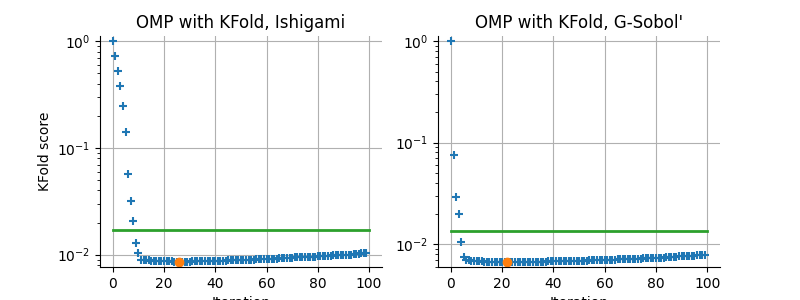

Write Python code to recreate this figure.
"""
Check the OrthogonalMatchingPursuitPCE class with several outputs.

This script is based on a function which has two outputs :
- marginal 1: Ishigami,
- marginal 2: G-Sobol'.
"""

# %%
import openturns as ot
import openturns.viewer as otv
import OrthogonalMatchingPursuitPCE as omppce
import numpy as np
import otbenchmark as otb


# %%
# Implement a function with input dimension 3 
# and output dimension 2.
# The first marginal is Ishigami and the second is G-Sobol'.
class MultiOutputFunction(ot.OpenTURNSPythonFunction):
    def __init__(self):
        input_dimension = 3
        super().__init__(input_dimension, 2)
        ishigami_problem = otb.IshigamiSensitivity()
        self.ishigami_model = ishigami_problem.getFunction()
        gsobol_problem = otb.GSobolSensitivity()
        self.gsobol_model = gsobol_problem.getFunction()
        self.distribution = ot.JointDistribution(
            [ot.Uniform(0.0, 1.0)] * input_dimension
        )
        self.ishigami_distribution = ishigami_problem.getInputDistribution()
        self.gsobol_distribution = gsobol_problem.getInputDistribution()
        self.ishigami_transformation = ot.DistributionTransformation(
            self.distribution,
            self.ishigami_distribution,
        )
        self.gsobol_transformation = ot.DistributionTransformation(
            self.distribution,
            self.gsobol_distribution,
        )

    def getInputDistribution(self):
        return self.distribution

    def _exec(self, X):
        # Evaluate Ishigami
        scaledX = self.ishigami_transformation(X)
        Y1 = self.ishigami_model(scaledX)[0]
        # Evaluate G-Sobol'
        scaledX = self.gsobol_transformation(X)
        Y2 = self.gsobol_model(scaledX)[0]
        return [Y1, Y2]


# %%
# Create the function
multioutput_function = MultiOutputFunction()
distribution = multioutput_function.getInputDistribution()
model = ot.Function(multioutput_function)
x = distribution.getRealization()
y = model(x)
print(y)

# %%
# Create a (X, Y) sample
sample_size = 1000
experiment = ot.MonteCarloExperiment(distribution, sample_size)
input_sample, wX = experiment.generateWithWeights()
output_sample = model(input_sample)
print("Entrées (X) :\n", input_sample[:5])
print("Sorties calculées (Y) :\n", output_sample[:5])

# %%
# Visualize (X, Y)
graph = ot.VisualTest.DrawPairsXY(input_sample, output_sample)
graph.setTitle("Multi-output function: Ishigami, G-Sobol'")
view = otv.View(graph, figure_kw={"figsize": (6.0, 4.0)})
otv.View.ShowAll()

# %%
# Create basis
input_dimension = distribution.getDimension()
basis = ot.OrthogonalProductPolynomialFactory(
    [distribution.getMarginal(i) for i in range(input_dimension)]
)


# %%
# Compute PCE
maximumBasisSize = 100
algo = omppce.OrthogonalMatchingPursuitPCE(
    input_sample,
    output_sample,
    distribution,
    basis,
    maximumBasisSize,
    wX=wX,
    verbose=False,
    leastSquaresMethodName="Cholesky",
    minAbsCorrelation=0.0,  # Arbitrary early stopping
)
algo.run()

# %%
# Display outputs
print("Active Indices:", algo.getActiveIndices())
selection_history = algo.getSelectionHistory()
print("Selection History:", selection_history)
fitting_score_history = algo.getFittingScoreHistory()
print("Fitting Score History:", fitting_score_history)
result = algo.getResult()
result


# %%
# Validation
input_test = distribution.getSample(1000)
output_test = model(input_test)
meta_model = result.getMetaModel()
validation = ot.MetaModelValidation(output_test, meta_model(input_test))
output_dimension = model.getOutputDimension()
r2Score = validation.computeR2Score()
for i in range(output_dimension):
    print(f"Q2[{i}] = {r2Score[i]:.6f}")

# %%
error_factor = ot.ResourceMap.GetAsScalar("SparseMethod-MaximumErrorFactor")


# %%
# Plot the KFold score as a function of the iterations for each output
output_names = ["Ishigami", "G-Sobol'"]
fitting = algo.getFittingAlgorithm()
grid = ot.GridLayout(1, 2)
for i in range(output_dimension):
    marginal_fitting_score = fitting_score_history.getMarginal(i).asPoint()
    min_index = np.argmin(marginal_fitting_score)
    fitting_score_min = min(marginal_fitting_score)
    graph = ot.Graph(
        f"OMP with {fitting.getClassName()}, {output_names[i]}",
        "Iteration",
        f"{fitting.getClassName()} score",
        True,
    )
    number_of_selected_coefficients = len(fitting_score_history)
    cloud = ot.Cloud(range(number_of_selected_coefficients), marginal_fitting_score)
    graph.add(cloud)
    graph.setLogScale(ot.GraphImplementation.LOGY)
    # Plot min corrected score
    cloud = ot.Cloud([min_index], [fitting_score_min])
    cloud.setPointStyle("circle")
    cloud.setLegend("Min")
    graph.add(cloud)
    # Plot error factor
    curve = ot.Curve(
        [0, number_of_selected_coefficients], [error_factor * fitting_score_min] * 2
    )
    curve.setLineWidth(2.0)
    curve.setLegend("Treshold")
    graph.add(curve)
    if i > 0:
        graph.setYTitle("")
    grid.setGraph(0, i, graph)

view = otv.View(grid, figure_kw={"figsize": (8.0, 3.0)})
view.save("check_OMP_multioutput.png")

# %%
